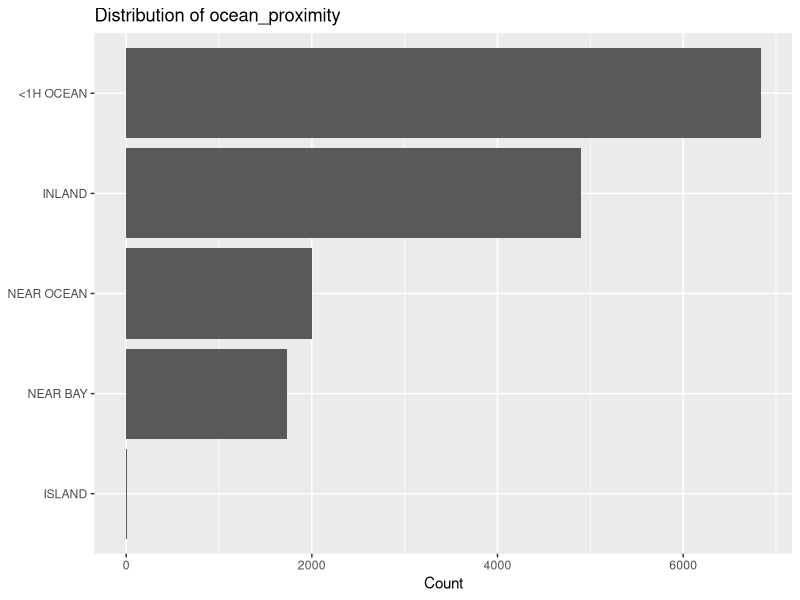
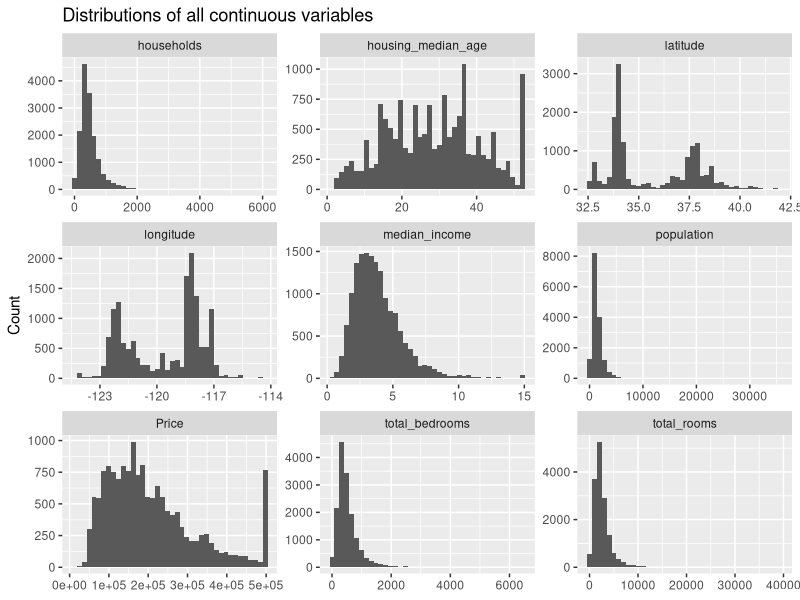
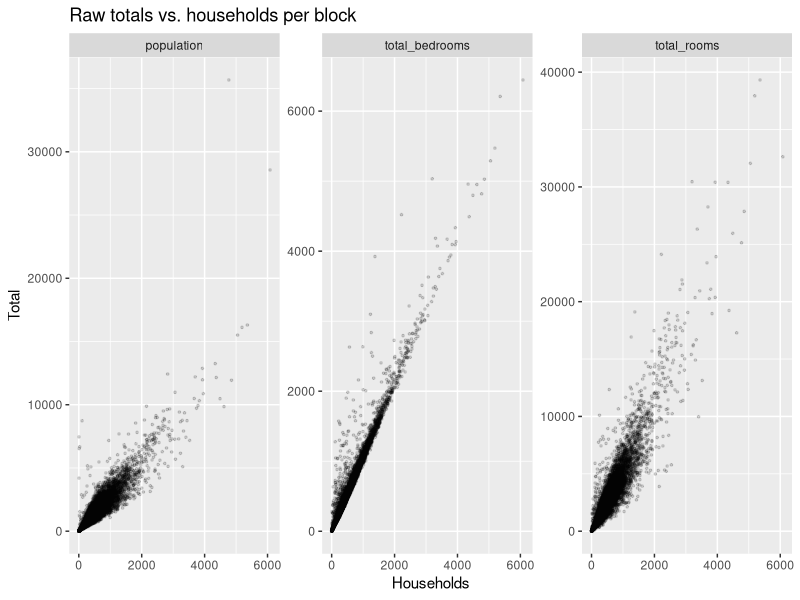
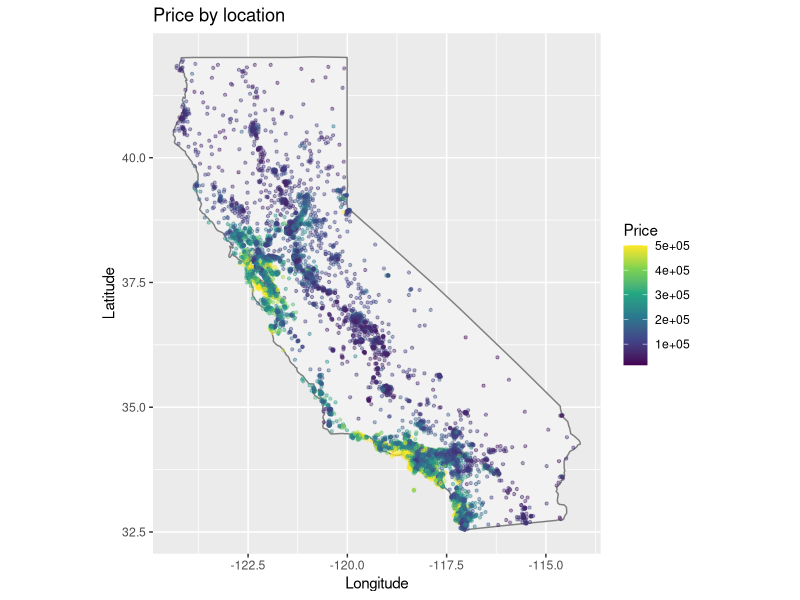
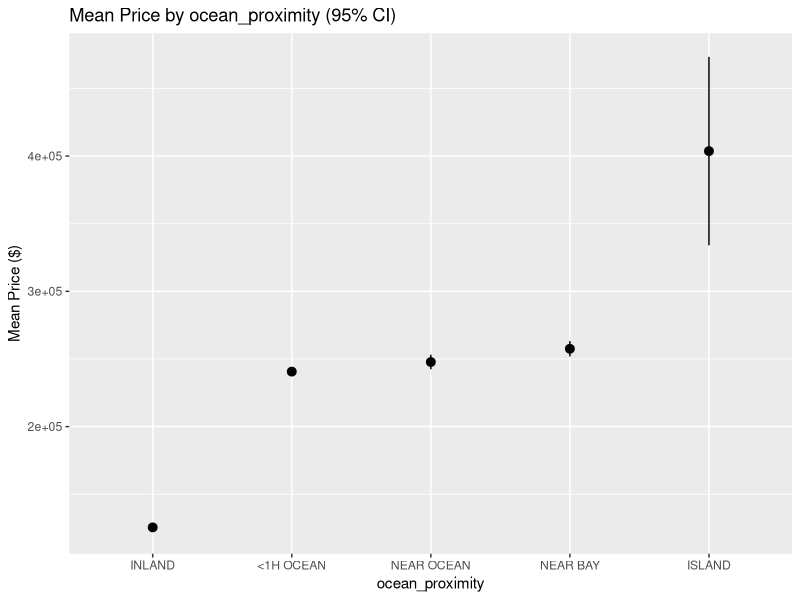
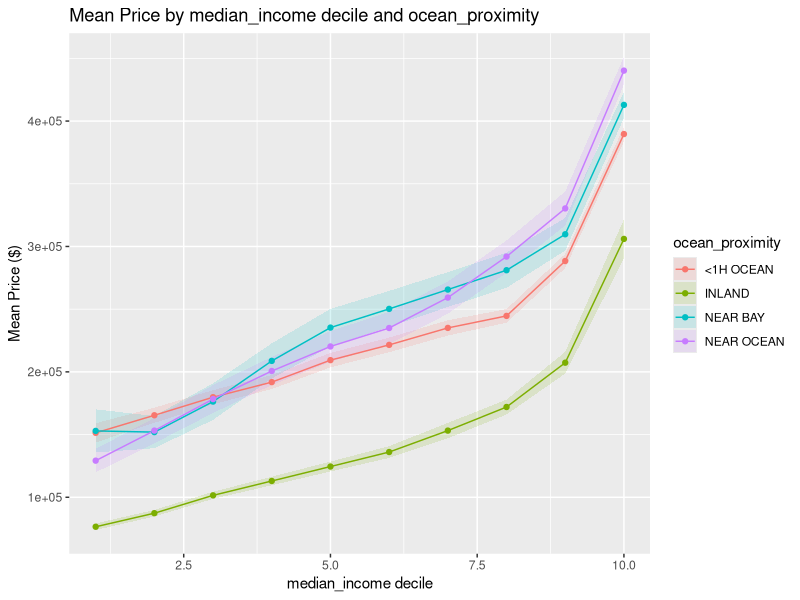
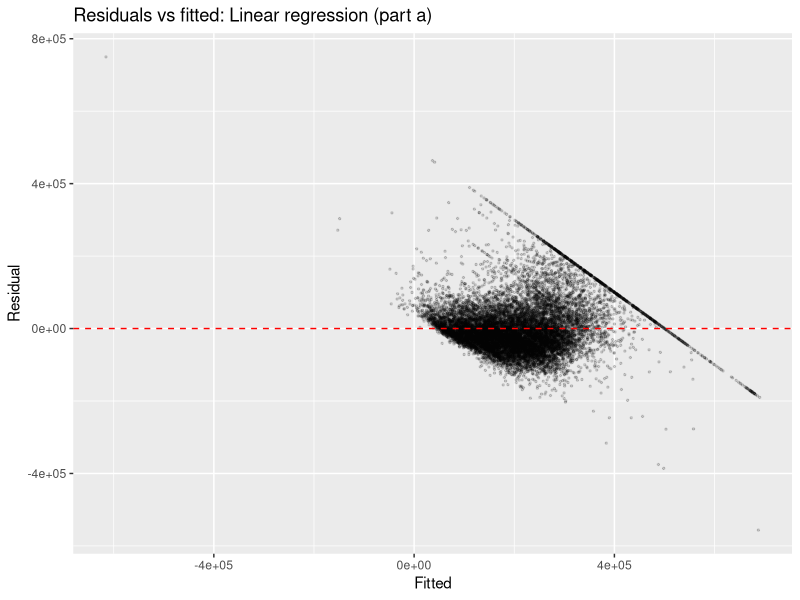

The R script that drew these images, in order: (Note: this script raises an error after producing the figures.)
## ---- chunk 1
library(tidyverse)
library(here)
library(broom)
## ---- chunk 2
x_test <- read_csv(here::here("data/x_test_houses.csv")) |>
  rename(ID = "(nrow(y_train) + 1):(nrow(y_train) + nrow(y_test))")
y_train <- read_csv(here::here("data/y_train_houses.csv"))
x_train <- read_csv(here::here("data/x_train_houses.csv")) |>
  rename(ID = "1:nrow(y_train)")

training <- left_join(y_train, x_train, by = "ID") |> select(-ID)
## ---- chunk 3
training |>
  count(ocean_proximity) |>
  ggplot(aes(x = reorder(ocean_proximity, n), y = n)) +
  geom_col() +
  coord_flip() +
  labs(title = "Distribution of ocean_proximity", x = NULL, y = "Count")
## ---- chunk 4
training |>
  select(longitude, latitude, housing_median_age, total_rooms, total_bedrooms,
         population, households, median_income, Price) |>
  pivot_longer(everything(), names_to = "variable", values_to = "value") |>
  ggplot(aes(x = value)) +
  geom_histogram(bins = 40) +
  facet_wrap(~variable, scales = "free", ncol = 3) +
  labs(title = "Distributions of all continuous variables", x = NULL, y = "Count")
## ---- chunk 5
training |>
  select(households, total_rooms, total_bedrooms, population) |>
  pivot_longer(-households, names_to = "variable", values_to = "value") |>
  ggplot(aes(x = households, y = value)) +
  geom_point(alpha = 0.15, size = 0.6) +
  facet_wrap(~variable, scales = "free_y") +
  labs(title = "Raw totals vs. households per block", x = "Households", y = "Total")
## ---- chunk 6
ca_map <- map_data("state") |> filter(region == "california")

training |>
  ggplot() +
  geom_polygon(data = ca_map, aes(x = long, y = lat, group = group), fill = "grey95", colour = "grey50") +
  geom_point(aes(x = longitude, y = latitude, colour = Price), alpha = 0.4, size = 0.8) +
  scale_colour_viridis_c() +
  coord_quickmap() +
  labs(title = "Price by location", x = "Longitude", y = "Latitude")
## ---- chunk 7
training |>
  group_by(ocean_proximity) |>
  summarise(
    n = n(),
    mean_price = mean(Price),
    se_price = sd(Price) / sqrt(n)
  ) |>
  mutate(lower = mean_price - 1.96 * se_price, upper = mean_price + 1.96 * se_price) |>
  ggplot(aes(x = reorder(ocean_proximity, mean_price), y = mean_price)) +
  geom_pointrange(aes(ymin = lower, ymax = upper)) +
  labs(title = "Mean Price by ocean_proximity (95% CI)", x = "ocean_proximity", y = "Mean Price ($)")
## ---- chunk 8
training |>
  mutate(income_decile = ntile(median_income, 10)) |>
  group_by(ocean_proximity, income_decile) |>
  summarise(n = n(), mean_price = mean(Price), se_price = sd(Price) / sqrt(n), .groups = "drop") |>
  mutate(lower = mean_price - 1.96 * se_price, upper = mean_price + 1.96 * se_price) |>
  filter(n >= 10) |>
  ggplot(aes(x = income_decile, y = mean_price, colour = ocean_proximity, fill = ocean_proximity)) +
  geom_ribbon(aes(ymin = lower, ymax = upper), alpha = 0.15, colour = NA) +
  geom_line() +
  geom_point(size = 1.5) +
  labs(title = "Mean Price by median_income decile and ocean_proximity",
       x = "median_income decile", y = "Mean Price ($)", colour = "ocean_proximity", fill = "ocean_proximity")
## ---- chunk 9
bedrooms_median <- median(training$total_bedrooms, na.rm = TRUE)

training <- training |>
  mutate(total_bedrooms = if_else(is.na(total_bedrooms), bedrooms_median, total_bedrooms))

x_test <- x_test |>
  mutate(total_bedrooms = if_else(is.na(total_bedrooms), bedrooms_median, total_bedrooms))
## ---- chunk 10
final_fit <- lm(Price ~ ., data = training)

rmse <- function(actual, predicted) {
  sqrt(mean((actual - predicted)^2)) }

rmse(training$Price, predict(final_fit, training))
summary(final_fit)$r.squared
## ---- chunk 11
resid_plot <- function(fitted, actual, title) {
  tibble(fitted = fitted, resid = actual - fitted) |>
    ggplot(aes(x = fitted, y = resid)) +
    geom_point(alpha = 0.15, size = 0.5) +
    geom_hline(yintercept = 0, colour = "red", linetype = "dashed") +
    labs(title = title, x = "Fitted", y = "Residual")
}

resid_plot(predict(final_fit, training), training$Price, "Residuals vs fitted: Linear regression (part a)")
## ---- chunk 12
training_encoded <- training |>
  mutate(
    ocean_proximityINLAND      = as.numeric(ocean_proximity == "INLAND"),
    ocean_proximityISLAND      = as.numeric(ocean_proximity == "ISLAND"),
    `ocean_proximityNEAR BAY`   = as.numeric(ocean_proximity == "NEAR BAY"),
    `ocean_proximityNEAR OCEAN` = as.numeric(ocean_proximity == "NEAR OCEAN")
  ) |>
  select(-ocean_proximity)
## ---- chunk 13
X <- cbind(`(Intercept)` = 1, as.matrix(select(training_encoded, -Price)))
y <- training_encoded$Price

w_manual <- solve(crossprod(X), crossprod(X, y))

tibble(
  term = rownames(w_manual),
  manual = as.numeric(w_manual),
  lm = coef(final_fit)[rownames(w_manual)]
)
## ---- chunk 14
predicted_manual <- X %*% w_manual

ss_res <- sum((y - predicted_manual)^2)
ss_tot <- sum((y - mean(y))^2)

r_squared_manual <- 1 - ss_res / ss_tot

r_squared_manual
summary(final_fit)$r.squared
## ---- chunk 15
test_predictions <- predict(final_fit, newdata = x_test)

submission <- tibble(ID = x_test$ID, Price = test_predictions)

write_csv(submission, here::here("submissions/submission_lm.csv"))
## ---- chunk 16
city_coords <- tribble(
  ~city,       ~city_lon,  ~city_lat,
  "SF",        -122.4194,  37.7749,
  "LA",        -118.2437,  34.0522,
  "San Diego", -117.1611,  32.7157,
  "San Jose",  -121.8863,  37.3382
)

dist_to_nearest_city <- function(longitude, latitude) {
  dists <- sapply(seq_len(nrow(city_coords)), function(i) {
    sqrt((longitude - city_coords$city_lon[i])^2 + (latitude - city_coords$city_lat[i])^2)
  })
  apply(dists, 1, min)
}

engineer_features <- function(df) {
  df |>
    mutate(
      rooms_per_household = total_rooms / households,
      bedrooms_per_room = pmin(total_bedrooms / total_rooms, 1),
      population_per_household = population / households,
      rooms_per_person = total_rooms / population,
      median_income_sq = median_income^2,
      housing_median_age_sq = housing_median_age^2,
      income_x_age = median_income * housing_median_age,
      longitude_x_latitude = longitude * latitude,
      longitude_sq = longitude^2,
      latitude_sq = latitude^2,
      log_total_rooms = log(total_rooms),
      log_total_bedrooms = log(total_bedrooms),
      log_population = log(population),
      log_households = log(households),
      age_capped = as.numeric(housing_median_age == 52),
      dist_to_city = dist_to_nearest_city(longitude, latitude)
    ) |>
    select(-total_rooms, -total_bedrooms, -population, -households)
}

training <- engineer_features(training)
x_test <- engineer_features(x_test)
## ---- chunk 17
continuous_vars <- c(
  "longitude", "latitude", "housing_median_age", "median_income",
  "rooms_per_household", "bedrooms_per_room", "population_per_household",
  "rooms_per_person", "median_income_sq", "housing_median_age_sq", "income_x_age",
  "longitude_x_latitude", "longitude_sq", "latitude_sq",
  "log_total_rooms", "log_total_bedrooms", "log_population", "log_households",
  "dist_to_city"
)

train_means <- colMeans(training[continuous_vars])
train_sds <- sapply(training[continuous_vars], sd)

for (col in continuous_vars) {
  training[[col]] <- (training[[col]] - train_means[col]) / train_sds[col]
  x_test[[col]] <- (x_test[[col]] - train_means[col]) / train_sds[col]
}
## ---- chunk 18
fit_b <- lm(Price ~ . + median_income:ocean_proximity, data = training)

rmse(training$Price, predict(fit_b, training))
summary(fit_b)$r.squared
## ---- chunk 19
test_predictions_b <- predict(fit_b, newdata = x_test)

submission_b <- tibble(ID = x_test$ID, Price = test_predictions_b)

write_csv(submission_b, here::here("submissions/submission_b.csv"))
## ---- chunk 20
resid_plot(predict(fit_b, training), training$Price, "Residuals vs fitted: Model 1 (engineered features, OLS)")
## ---- chunk 21
X <- model.matrix(Price ~ . + median_income:ocean_proximity, data = training)
y <- training$Price
X_test <- model.matrix(~ . + median_income:ocean_proximity, data = select(x_test, -ID))

ridge_fit <- function(X, y, lambda) {
  penalty <- lambda * diag(ncol(X))
  penalty[1, 1] <- 0  # don't penalise the intercept
  solve(t(X) %*% X + penalty, t(X) %*% y)
}
## ---- chunk 22
set.seed(3555)
k <- 5
folds <- sample(rep(1:k, length.out = nrow(X)))
lambda_grid <- 10^seq(-4, 4, length.out = 20)
cv_rmse <- numeric(length(lambda_grid))

for (i in seq_along(lambda_grid)) {
  lambda <- lambda_grid[i]
  fold_rmse <- numeric(k)

  for (fold in 1:k) {
    is_train <- folds != fold
    is_valid <- folds == fold

    w <- ridge_fit(X[is_train, ], y[is_train], lambda)
    predicted <- X[is_valid, ] %*% w

    fold_rmse[fold] <- rmse(y[is_valid], predicted)
  }

  cv_rmse[i] <- mean(fold_rmse)
}

best_lambda <- lambda_grid[which.min(cv_rmse)]
best_lambda

tibble(lambda = lambda_grid, cv_rmse = cv_rmse) |>
  ggplot(aes(x = lambda, y = cv_rmse)) +
  geom_line() +
  geom_point() +
  scale_x_log10() +
  geom_vline(xintercept = best_lambda, linetype = "dashed", colour = "red") +
  theme_minimal() +
  labs(x = "lambda (log scale)", y = "5-fold CV RMSE", title = "Cross-validated ridge lambda")
## ---- chunk 23
w_ridge <- ridge_fit(X, y, best_lambda)

rmse(y, X %*% w_ridge)
1 - sum((y - X %*% w_ridge)^2) / sum((y - mean(y))^2)

test_predictions_ridge <- as.numeric(X_test %*% w_ridge)

submission_ridge <- tibble(ID = x_test$ID, Price = test_predictions_ridge)

write_csv(submission_ridge, here::here("submissions/submission_b_ridge.csv"))
## ---- chunk 24
resid_plot(as.numeric(X %*% w_ridge), training$Price, "Residuals vs fitted: Model 2 (ridge)")
## ---- chunk 25
fit_log <- lm(log(Price) ~ . + median_income:ocean_proximity, data = training)

predicted_log <- predict(fit_log, training)

log_resid <- log(training$Price) - predicted_log
smear <- mean(exp(log_resid))

predicted_price <- exp(predicted_log) * smear

rmse(training$Price, predicted_price)
1 - sum((training$Price - predicted_price)^2) / sum((training$Price - mean(training$Price))^2)
## ---- chunk 26
test_pred_log <- predict(fit_log, newdata = x_test)
test_pred_price <- exp(test_pred_log) * smear

submission_log <- tibble(ID = x_test$ID, Price = test_pred_price)

write_csv(submission_log, here::here("submissions/submission_b_log.csv"))
## ---- chunk 27
resid_plot(predicted_log, log(training$Price), "Residuals vs fitted (log scale): Model 3 (log target, final)")
## ---- chunk 28
y_log <- log(training$Price)
cv_rmse_log <- numeric(length(lambda_grid))

for (i in seq_along(lambda_grid)) {
  lambda <- lambda_grid[i]
  fold_rmse <- numeric(k)

  for (fold in 1:k) {
    is_train <- folds != fold
    is_valid <- folds == fold

    w <- ridge_fit(X[is_train, ], y_log[is_train], lambda)
    predicted <- X[is_valid, ] %*% w

    fold_rmse[fold] <- rmse(y_log[is_valid], predicted)
  }

  cv_rmse_log[i] <- mean(fold_rmse)
}

best_lambda_log <- lambda_grid[which.min(cv_rmse_log)]
best_lambda_log
## ---- chunk 29
w_ridge_log <- ridge_fit(X, y_log, best_lambda_log)
predicted_log_ridge <- X %*% w_ridge_log

log_resid_ridge <- y_log - predicted_log_ridge
smear_ridge <- mean(exp(log_resid_ridge))

predicted_price_ridge_log <- exp(predicted_log_ridge) * smear_ridge

rmse(training$Price, predicted_price_ridge_log)
1 - sum((training$Price - predicted_price_ridge_log)^2) / sum((training$Price - mean(training$Price))^2)
## ---- chunk 30
test_pred_log_ridge <- X_test %*% w_ridge_log
test_pred_price_ridge_log <- as.numeric(exp(test_pred_log_ridge) * smear_ridge)

submission_ridge_log <- tibble(ID = x_test$ID, Price = test_pred_price_ridge_log)

write_csv(submission_ridge_log, here::here("submissions/submission_b_ridge_log.csv"))
## ---- chunk 31
resid_plot(as.numeric(predicted_log_ridge), y_log, "Residuals vs fitted (log scale): Model 4 (ridge + log target)")
